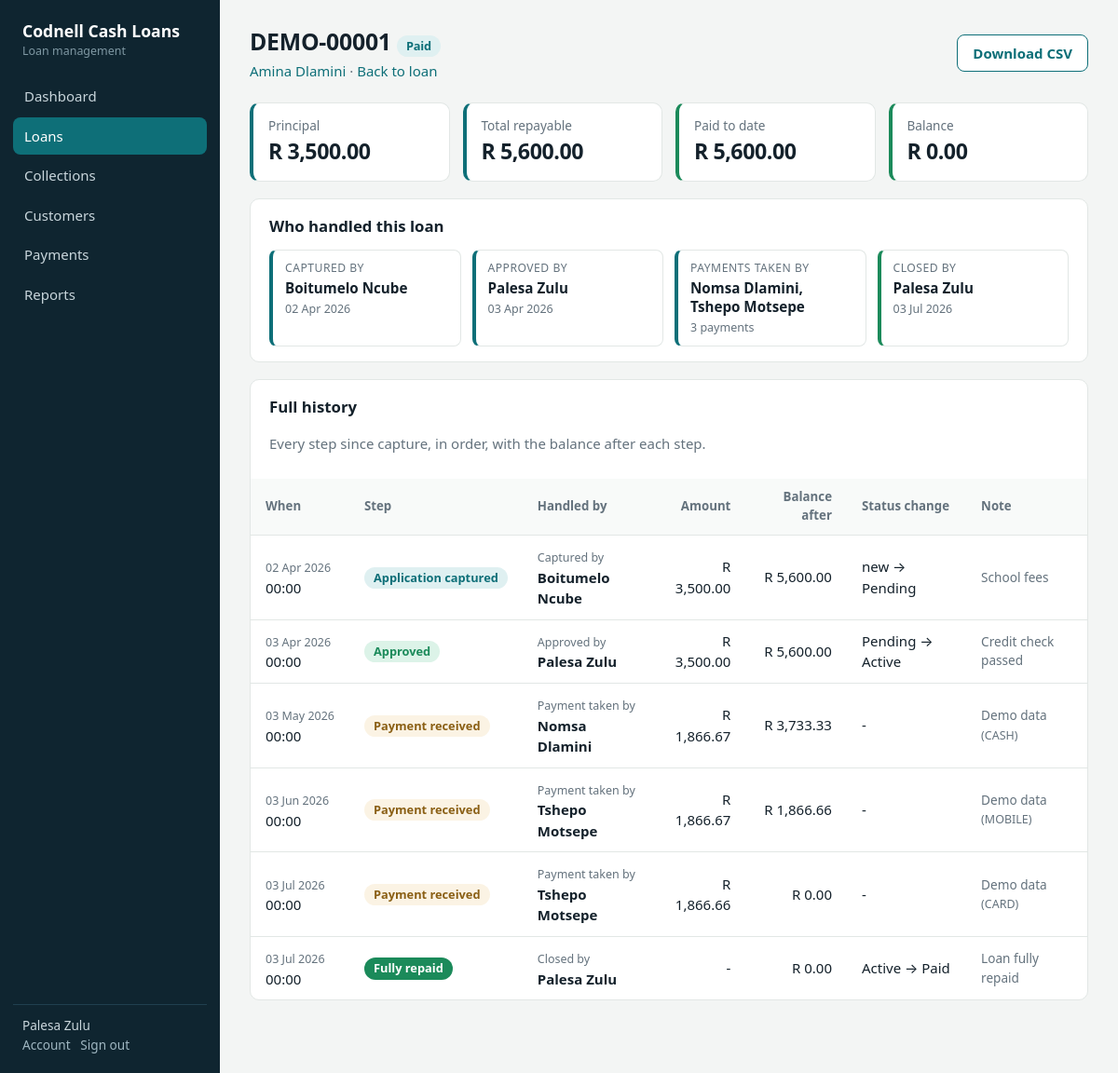
The page /loans/1/audit (signed in) on the database its author committed.
### models.py (models this page shows, shortened)
class User(UserMixin, db.Model):
    id = db.Column(db.Integer, primary_key=True)
    email = db.Column(db.String(120), unique=True, nullable=False)
    name = db.Column(db.String(80), nullable=False, default='')
    password_hash = db.Column(db.String(255), nullable=False)
    role = db.Column(db.String(20), default='staff')          # owner | staff
    permissions = db.Column(db.Text, default='')
    active = db.Column(db.Boolean, default=True)
    must_change = db.Column(db.Boolean, default=False)
    created_at = db.Column(db.DateTime, default=datetime.utcnow)
    @property
    def is_active(self):
        return bool(self.active)
    def can(self, perm):
        return self.active and (self.role == 'owner' or perm in (self.permissions or '').split(','))
    @property
    def is_owner(self):
        return self.role == 'owner'
    @property
    def display(self):
        return self.name or self.email

class Loan(db.Model):
    id = db.Column(db.Integer, primary_key=True)
    reference = db.Column(db.String(20), unique=True)
    customer_id = db.Column(db.Integer, db.ForeignKey('customer.id'), nullable=False)
    principal = db.Column(db.Float, nullable=False)
    monthly_rate = db.Column(db.Float, nullable=False)        # flat % of principal per month
    term_months = db.Column(db.Integer, nullable=False)
    purpose = db.Column(db.String(200))
    status = db.Column(db.String(20), default='pending')      # pending|active|paid|rejected|defaulted
    note = db.Column(db.String(255))
    created_at = db.Column(db.DateTime, default=datetime.utcnow)
    created_by_id = db.Column(db.Integer, db.ForeignKey('user.id'))
    decided_at = db.Column(db.DateTime)
    decided_by_id = db.Column(db.Integer, db.ForeignKey('user.id'))
    start_date = db.Column(db.Date)
    created_by = db.relationship('User', foreign_keys=[created_by_id])
    decided_by = db.relationship('User', foreign_keys=[decided_by_id])
    installments = db.relationship('Installment', backref='loan', order_by='Installment.number',
                                   cascade='all, delete-orphan')
    payments = db.relationship('Payment', backref='loan', order_by='Payment.id.desc()',
                               cascade='all, delete-orphan')
    @property
    def total_interest(self):
        return round(self.principal * self.monthly_rate / 100 * self.term_months, 2)
    @property
    def total_repayment(self):
        return round(self.principal + self.total_interest, 2)
    @property
    def total_paid(self):
        return round(sum(i.paid for i in self.installments), 2)
    @property
    def balance(self):
        if not self.installments:
            return self.total_repayment if self.status in ('pending', 'active') else 0
        return round(sum(i.outstanding for i in self.installments), 2)
    @property
    def overdue_items(self):
        if self.status != 'active':
            return []
        return [i for i in self.installments if i.outstanding > 0 and i.due_date < date.today()]
    @property
    def display_status(self):
        return 'overdue' if self.overdue_items else self.status

class Customer(db.Model):
    id = db.Column(db.Integer, primary_key=True)
    first_name = db.Column(db.String(60), nullable=False)
    last_name = db.Column(db.String(60), nullable=False)
    id_number = db.Column(db.String(30), unique=True, nullable=False)
    phone = db.Column(db.String(30), nullable=False)
    email = db.Column(db.String(120))
    address = db.Column(db.String(255))
    employer = db.Column(db.String(120))
    monthly_income = db.Column(db.Float, default=0)
    created_at = db.Column(db.DateTime, default=datetime.utcnow)
    loans = db.relationship('Loan', backref='customer', order_by='Loan.id.desc()')
    @property
    def full_name(self):
        return f'{self.first_name} {self.last_name}'

class Installment(db.Model):
    id = db.Column(db.Integer, primary_key=True)
    loan_id = db.Column(db.Integer, db.ForeignKey('loan.id'), nullable=False)
    number = db.Column(db.Integer, nullable=False)
    due_date = db.Column(db.Date, nullable=False)
    amount = db.Column(db.Float, nullable=False)
    paid = db.Column(db.Float, default=0)
    @property
    def outstanding(self):
        return round(max(self.amount - (self.paid or 0), 0), 2)

class AuditEvent(db.Model):
    __tablename__ = 'audit_event'
    id = db.Column(db.Integer, primary_key=True)
    loan_id = db.Column(db.Integer, db.ForeignKey('loan.id'), nullable=False, index=True)
    event = db.Column(db.String(20), nullable=False, index=True)   # see EVENTS
    actor_id = db.Column(db.Integer, db.ForeignKey('user.id'), index=True)
    actor_name = db.Column(db.String(80))      # kept so history survives staff deletion
    amount = db.Column(db.Float)               # payment value / balance moved
    balance_after = db.Column(db.Float)        # loan balance once this step completed
    from_status = db.Column(db.String(20))
    to_status = db.Column(db.String(20))
    method = db.Column(db.String(20))
    note = db.Column(db.String(255))
    created_at = db.Column(db.DateTime, default=datetime.utcnow, index=True)
    loan = db.relationship('Loan', backref=db.backref('audit_events', order_by='AuditEvent.id',
                                                      cascade='all, delete-orphan'))
    actor = db.relationship('User')
    @property
    def label(self):
        return EVENT_LABELS.get(self.event, self.event)
    @property
    def role(self):
        return EVENT_ROLES.get(self.event, 'Handled by')
    @property
    def who(self):
        return self.actor_name or (self.actor.display if self.actor else 'System')

### app.py (the view)
@app.route('/loans/<int:lid>/audit')
@need()
def loan_audit(lid):
    l = db.get_or_404(Loan, lid)
    return render_template('loan_audit.html', l=l, rows=l.audit_events)

### app.py (called while the page is built)
@login_manager.user_loader
def load_user(uid):
    return db.session.get(User, int(uid))

def csrf_token():
    if '_csrf' not in session:
        session['_csrf'] = secrets.token_hex(16)
    return session['_csrf']

@app.before_request
def guard():
    if request.method == 'POST':
        if not session.get('_csrf') or session['_csrf'] != request.form.get('_csrf'):
            abort(400, 'Your session expired. Go back, refresh the page and try again.')
    if (current_user.is_authenticated and current_user.must_change
            and request.endpoint not in ('profile', 'logout', 'static')):
        return redirect(url_for('profile'))

def need(perm=None):
    def deco(f):
        @wraps(f)
        @login_required
        def inner(*a, **k):
            if perm and not current_user.can(perm):
                flash("You don't have access to that page.", 'error')
                return redirect(url_for('dashboard'))
            return f(*a, **k)
        return inner
    return deco

### templates/loan_audit.html (shortened to what this page needs)
{% extends 'base.html' %}{% from '_m.html' import badge, history, handlers %}{% set page = 'loans' %}{% block title %}{{ l.reference }} history{% endblock %}
{% block content %}
<div class="top"><div><h1>{{ l.reference }} {{ badge(l.display_status) }}</h1>
<div class="sub"><a href="{{ url_for('customer_view', cid=l.customer.id) }}">{{ l.customer.full_name }}</a> &middot;
<a href="{{ url_for('loan_view', lid=l.id) }}">Back to loan</a></div></div>
<a class="btn ghost" href="{{ url_for('audit_csv') }}">Download CSV</a></div>
<div class="kpis">
<div class="kpi"><span>Principal</span><b>{{ l.principal|money }}</b></div>
<div class="kpi"><span>Total repayable</span><b>{{ l.total_repayment|money }}</b></div>
<div class="kpi ok"><span>Paid to date</span><b>{{ l.total_paid|money }}</b></div>
<div class="kpi {{ 'bad' if l.status == 'defaulted' else ('ok' if l.status == 'paid' else 'warn') }}"><span>Balance</span><b>{{ l.balance|money }}</b></div>
</div>
<div class="card flush"><h2>Who handled this loan</h2>
<div style="padding:0 20px 16px">{{ handlers(rows) }}</div></div>
<div class="card flush"><h2>Full history</h2>
<p class="sub mut" style="padding:0 20px 12px">Every step since capture, in order, with the balance after each step.</p>
{{ history(rows, false, 'No activity recorded for this loan yet.') }}
</div>{% endblock %}

### templates/base.html (shortened to what this page needs)
<!doctype html>
<html lang="en"><head><meta charset="utf-8"><meta name="viewport" content="width=device-width,initial-scale=1">
<link rel="stylesheet" href="{{ url_for('static', filename='style.css') }}"></head>
<body class="{{ '' if current_user.is_authenticated else 'bare' }}">
{% if current_user.is_authenticated %}
<aside class="side">
  <div class="brand">{{ COMPANY }}<small>Loan management</small></div>
  <nav>
    {% set items = [('dashboard','Dashboard','dashboard',None),('loans','Loans','loans',None),('collections','Collections','collections',None),
      ('customers','Customers','customers',None),('payments','Payments','payments','payments'),('reports','Reports','reports','reports'),('users','Staff','users','users'),
      ('audit','Audit trail','audit','@owner')] %}
    {% for ep, label, key, perm in items %}{% if not perm or (perm == '@owner' and current_user.is_owner) or (perm != '@owner' and current_user.can(perm)) %}
    <a href="{{ url_for(ep) }}" class="{{ 'on' if page == key else '' }}">{{ label }}</a>{% endif %}{% endfor %}
  </nav>
  <div class="me">{{ current_user.display }}<br><a href="{{ url_for('profile') }}">Account</a> &nbsp;
    <form method="post" action="{{ url_for('logout') }}" style="display:inline"><input type="hidden" name="_csrf" value="{{ csrf_token() }}"><button>Sign out</button></form></div>
</aside>
<main class="main"><label for="nav-toggle" class="menu" aria-label="Menu">&#9776;</label>
{% else %}<main>{% endif %}
{% block content %}{% endblock %}
</main>
</body></html>

### templates/_m.html (shortened to what this page needs)
{% macro badge(s) %}<span class="badge {{ s }}">{{ s|title }}</span>{% endmacro %}
{% macro history(rows, show_loan=false, empty='No activity recorded yet.') %}
<div class="scroll"><table class="hist"><thead><tr>
<th>When</th><th>Step</th><th>Handled by</th><th class="r">Amount</th>
<th class="r">Balance after</th><th>Status change</th><th>Note</th>
</tr></thead><tbody>
{% for e in rows %}<tr>
<td class="nw"><span class="mut">{{ e.created_at|d }}</span><br>{{ e.created_at.strftime('%H:%M') }}</td>
<td><span class="ev ev-{{ e.event }}">{{ e.label }}</span></td>
<td><span class="mut">{{ e.role }}</span><br><b>{{ e.who }}</b></td>
<td class="r">{{ e.amount|money if e.amount else '-' }}</td>
<td class="r">{{ e.balance_after|money }}</td>
<td>{% if e.from_status or e.to_status %}{{ e.from_status|replace('_',' ')|title if e.from_status else 'new' }} &rarr; {{ e.to_status|replace('_',' ')|title if e.to_status else '-' }}{% else %}-{% endif %}</td>
<td class="note">{{ e.note or '' }}{% if e.method %} <span class="mut">({{ e.method|replace('_',' ')|upper }})</span>{% endif %}</td>
</tr>
{% else %}<tr><td colspan="{{ 9 if show_loan else 7 }}" class="empty">{{ empty }}</td></tr>{% endfor %}
</tbody></table></div>
{% endmacro %}
{% macro handlers(events) %}
{% set evs = events %}
{% set cap = evs|selectattr('event','equalto','captured')|list|first %}
{% set rej = evs|selectattr('event','equalto','rejected')|list|first %}
{% set appr = evs|selectattr('event','equalto','approved')|list|first %}
{% set pays = evs|selectattr('event','equalto','payment')|list %}
{% set settled = evs|selectattr('event','equalto','settled')|list|first %}
{% set woff = evs|selectattr('event','equalto','written_off')|list|first %}
{% set close = settled or woff or rej %}
{% set pay_names = pays|map(attribute='who')|reject('equalto','System')|unique|list %}
<div class="handlers">
<div class="hcard"><span class="hlabel">Captured by</span>
<b>{{ cap.who if cap else '-' }}</b><small class="mut">{{ cap.created_at|d if cap else 'no capture record' }}</small></div>
<div class="hcard"><span class="hlabel">{{ 'Approved by' if appr else ('Rejected by' if rej else 'Approved by') }}</span>
<b>{{ (appr or rej).who if (appr or rej) else 'Pending' }}</b><small class="mut">{{ (appr or rej).created_at|d if (appr or rej) else 'not decided yet' }}</small></div>
<div class="hcard"><span class="hlabel">Payments taken by</span>
<b>{{ pay_names|join(', ') if pay_names else 'None yet' }}</b>
<small class="mut">{{ pays|length }} payment{{ '' if pays|length == 1 else 's' }}</small></div>
<div class="hcard {{ 'ok' if settled }}"><span class="hlabel">{{ 'Written off by' if woff else 'Closed by' }}</span>
<b>{{ close.who if close else 'Still open' }}</b>
<small class="mut">{{ 'never repaid in full' if woff else (close.created_at|d if close else 'awaiting completion') }}</small></div>
</div>
{% endmacro %}

### static/style.css (style rules this page uses)
:root { --bg:#f3f5f4;--card:#fff;--ink:#14212b;--mut:#64727d;--line:#e2e7e5;--pri:#0e6f78;--pri-d:#0a555c;--pri-l:#dff0f1;--side:#0f2530; --ok:#1b8a5a;--ok-l:#dcf3e8;--warn:#b7791f;--warn-l:#fdf0d5;--bad:#c0392b;--bad-l:#fbe3df;--gray-l:#e9eceb;--r:10px }
* { box-sizing:border-box }
body { margin:0;background:var(--bg);color:var(--ink);font:15px/1.5 "Segoe UI",system-ui,-apple-system,Roboto,sans-serif }
a { color:var(--pri);text-decoration:none }
h1 { font-size:1.55rem;margin:0;letter-spacing:-.01em }
h2 { font-size:1.05rem;margin:0 0 .8rem }
.num,td.r,.kpi b { font-variant-numeric:tabular-nums }
.side { position:fixed;inset:0 auto 0 0;width:236px;background:var(--side);color:#c9d6dc;padding:20px 14px;display:flex;flex-direction:column;z-index:20;transition:transform .2s }
.brand { color:#fff;font-weight:700;font-size:1.1rem;padding:0 10px 18px }
.brand small { display:block;color:#7f98a3;font-weight:400;font-size:.78rem }
.side nav a { display:block;color:#c9d6dc;padding:9px 12px;border-radius:8px;margin-bottom:2px }
.side nav a.on { background:var(--pri);color:#fff }
.me { margin-top:auto;border-top:1px solid #20404f;padding:12px 10px 0;font-size:.85rem }
.me a,.me button { color:#9fb6c1;background:none;border:0;padding:0;font:inherit;cursor:pointer }
.main { margin-left:236px;padding:26px 32px 60px;max-width:1240px }
.top { display:flex;justify-content:space-between;align-items:center;gap:12px;margin-bottom:22px;flex-wrap:wrap }
.top .sub { color:var(--mut);margin-top:2px }
.card { background:var(--card);border:1px solid var(--line);border-radius:var(--r);padding:18px 20px;margin-bottom:18px }
.card.flush { padding:0;overflow:hidden }
.card.flush h2 { padding:16px 20px 0 }
.kpis { display:grid;grid-template-columns:repeat(auto-fit,minmax(170px,1fr));gap:14px;margin-bottom:18px }
.kpi { background:var(--card);border:1px solid var(--line);border-radius:var(--r);padding:14px 16px;border-left:4px solid var(--pri) }
.kpi span { color:var(--mut);font-size:.85rem;display:block }
.kpi b { font-size:1.45rem;letter-spacing:-.02em }
.kpi.ok { border-left-color:var(--ok) }
.btn { display:inline-block;background:var(--pri);color:#fff;border:1px solid var(--pri);padding:8px 16px;border-radius:8px;font:inherit;font-weight:600;cursor:pointer }
.btn.ghost { background:#fff;color:var(--pri) }
table { width:100%;border-collapse:collapse }
th { text-align:left;color:var(--mut);font-weight:600;font-size:.83rem;padding:10px 16px;background:#f8faf9;border-bottom:1px solid var(--line) }
td { padding:11px 16px;border-bottom:1px solid var(--line);vertical-align:middle }
tr:last-child td { border-bottom:0 }
.r { text-align:right }
.mut { color:var(--mut) }
.scroll { overflow-x:auto }
.badge { display:inline-block;padding:2px 10px;border-radius:99px;font-size:.8rem;font-weight:600;background:var(--gray-l);color:#46545e }
.badge.paid { background:var(--pri-l);color:var(--pri) }
table td.nw { white-space:nowrap }
table td.note { max-width:260px;font-size:.85rem;color:var(--mut) }
.ev { display:inline-block;padding:2px 10px;border-radius:99px;font-size:.8rem;font-weight:600;background:var(--gray-l);color:#46545e;white-space:nowrap }
.ev-captured { background:var(--pri-l);color:var(--pri) }
.ev-approved { background:var(--ok-l);color:var(--ok) }
.ev-payment { background:#e0a23a22;color:#8a5f14 }
.ev-settled { background:var(--ok);color:#fff }
.handlers { display:grid;grid-template-columns:repeat(auto-fit,minmax(190px,1fr));gap:12px }
.hcard { border:1px solid var(--line);border-left:4px solid var(--pri);border-radius:8px;padding:10px 13px;background:#fff;min-width:0 }
.hcard.ok { border-left-color:var(--ok) }
.hcard .hlabel { display:block;color:var(--mut);font-size:.76rem;text-transform:uppercase;letter-spacing:.04em;margin-bottom:3px }
.hcard b { display:block;font-size:.95rem;line-height:1.3;overflow-wrap:anywhere }
.hcard small { display:block;margin-top:3px }
table.hist td b { font-weight:600 }
table.hist .hlabel,table.hist td .mut { font-size:.78rem }

### rows shown on the page
User: display "Palesa Zulu"
Loan: reference "DEMO-00001", status "Paid", principal "R 3,500.00", total_repayment "R 5,600.00"
Customer: customer.full_name "Amina Dlamini"
Installment: total_paid "R 5,600.00", balance "R 0.00"
AuditEvent: actor_name "Boitumelo Ncube", created_at|d "02 Apr 2026", created_at "00:00", label "Application captured", role "Captured by", who "Boitumelo Ncube", amount "R 3,500.00", balance_after "R 5,600.00", from_status "new", to_status "Pending", note "School fees"
AuditEvent: actor_name "Palesa Zulu", created_at "03 Apr 2026", created_at|d "03 Apr 2026", created_at "00:00", label "Approved", role "Approved by", who "Palesa Zulu", amount "R 3,500.00", balance_after "R 5,600.00", from_status "Pending", to_status "Active", note "Credit check passed"
AuditEvent: actor_name "Palesa Zulu", created_at "03 Jul 2026", created_at|d "03 Jul 2026", created_at "00:00", label "Fully repaid", role "Closed by", who "Palesa Zulu", amount "-", balance_after "R 0.00", from_status "Active", to_status "Paid", note "Loan fully repaid"
AuditEvent: created_at|d "03 May 2026", created_at "00:00", label "Payment received", role "Payment taken by", who "Nomsa Dlamini", amount "R 1,866.67", balance_after "R 3,733.33", note "Demo data", method "CASH"
AuditEvent: created_at|d "03 Jun 2026", created_at "00:00", label "Payment received", role "Payment taken by", who "Tshepo Motsepe", amount "R 1,866.67", balance_after "R 1,866.66", note "Demo data", method "MOBILE"
AuditEvent: created_at|d "03 Jul 2026", created_at "00:00", label "Payment received", role "Payment taken by", who "Tshepo Motsepe", amount "R 1,866.66", balance_after "R 0.00", note "Demo data", method "CARD"

### other values the page prints
{{ COMPANY }} "Codnell Cash Loans"
{{ label }} "Dashboard" "Loans" "Collections" "Customers" "Payments" "Reports"
{{ 'Approved by' if appr else ('Rejected by' if rej else 'Approved by') }} "APPROVED BY"
{{ pay_names|join(', ') if pay_names else 'None yet' }} "Nomsa Dlamini, Tshepo Motsepe"
{{ pays|length }} "3"
{{ '' if pays|length == 1 else 's' }} "s"
{{ 'Written off by' if woff else 'Closed by' }} "CLOSED BY"
